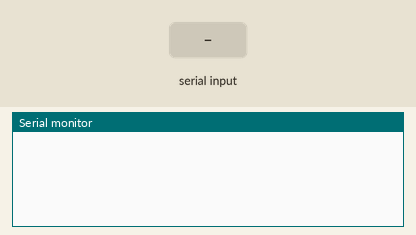
A sketch run on a simulated ESP32. Shown: the last lines printed to the serial monitor. Inputs (shaded band) come from the test bench.

Above: at 1.2 s.
1.3 s: "Y" received over Serial
At 2.2 s:
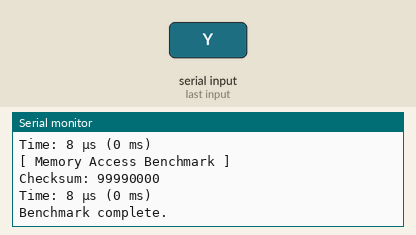
2.8 s: "1" received over Serial
At 3.9 s:
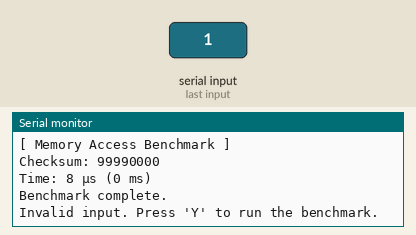

The sketch:

benchmark_test.ino
```cpp
// === ESP32 Benchmark Tool with Repeating Messages and Benchmarks ===

unsigned long lastMessageTime = 0;
bool benchmarkCompleted = false;
bool benchmarkStarted = false;

void setup() {
  Serial.begin(115200);
  while (!Serial);  // Optional: Wait for Serial to connect
}

void loop() {
  unsigned long currentMillis = millis();

  // Display message every 5 seconds
  if (currentMillis - lastMessageTime >= 5000) {
    lastMessageTime = currentMillis;

    if (!benchmarkStarted) {
      Serial.println("=== ESP32 Benchmark Tool ===");
      Serial.println("Press 'Y' and Enter to start benchmark...");
    } else if (benchmarkCompleted) {
      Serial.println("Press 'Y' and Enter to run benchmark again...");
    }
  }

  // Handle serial input
  if (Serial.available()) {
    char c = Serial.read();
    if (c == 'Y' || c == 'y') {
      benchmarkStarted = true;
      benchmarkCompleted = false;
      Serial.println("Starting benchmark...");

      runBenchmark();

      Serial.println("\nBenchmark complete.");
      benchmarkCompleted = true;
      lastMessageTime = millis(); // reset message timer
    } else {
      Serial.println("Invalid input. Press 'Y' to run the benchmark.");
    }

    // Clear any remaining characters
    while (Serial.available()) Serial.read();
  }
}

void runBenchmark() {
  benchmarkIntegerMath();
  benchmarkFloatMath();
  benchmarkStringOps();
  benchmarkMemoryOps();
}

void benchmarkIntegerMath() {
  Serial.println("\n[ Integer Math Benchmark ]");
  const unsigned long loops = 1000000;
  volatile int result = 0;

  unsigned long start = micros();
  for (unsigned long i = 0; i < loops; ++i) {
    result += i % 7;
  }
  unsigned long duration = micros() - start;

  Serial.printf("Time: %lu µs (%lu ms)\n", duration, duration / 1000);
}

void benchmarkFloatMath() {
  Serial.println("\n[ Floating Point Math Benchmark ]");
  const unsigned long loops = 1000000;
  volatile float result = 0.0;

  unsigned long start = micros();
  for (unsigned long i = 1; i <= loops; ++i) {
    result += 1.0 / i;
  }
  unsigned long duration = micros() - start;

  Serial.printf("Time: %lu µs (%lu ms)\n", duration, duration / 1000);
}

void benchmarkStringOps() {
  Serial.println("\n[ String Operations Benchmark ]");
  const int loops = 10000;
  String s = "";

  unsigned long start = micros();
  for (int i = 0; i < loops; ++i) {
    s += "a";
  }
  unsigned long duration = micros() - start;

  Serial.printf("Final length: %d\n", s.length());
  Serial.printf("Time: %lu µs (%lu ms)\n", duration, duration / 1000);
}

void benchmarkMemoryOps() {
  Serial.println("\n[ Memory Access Benchmark ]");
  const int size = 10000;
  static int data[size];

  unsigned long start = micros();
  for (int i = 0; i < size; ++i) {
    data[i] = i * 2;
  }

  long sum = 0;
  for (int i = 0; i < size; ++i) {
    sum += data[i];
  }
  unsigned long duration = micros() - start;

  Serial.printf("Checksum: %ld\n", sum);
  Serial.printf("Time: %lu µs (%lu ms)\n", duration, duration / 1000);
}
```

Measured:
- after the input at 1.3 s, the serial monitor: prints a new line at once (image 1)
- after the input at 2.8 s, the serial monitor: prints a new line at once (image 2)
